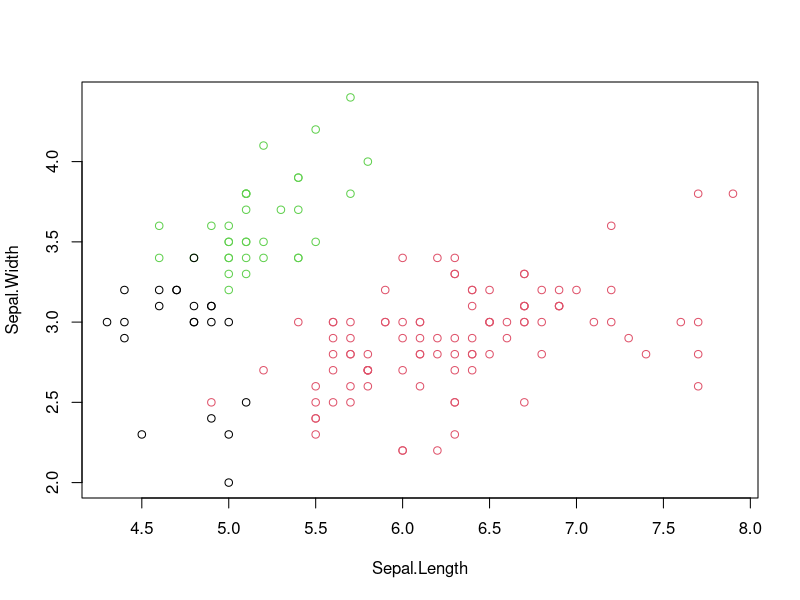
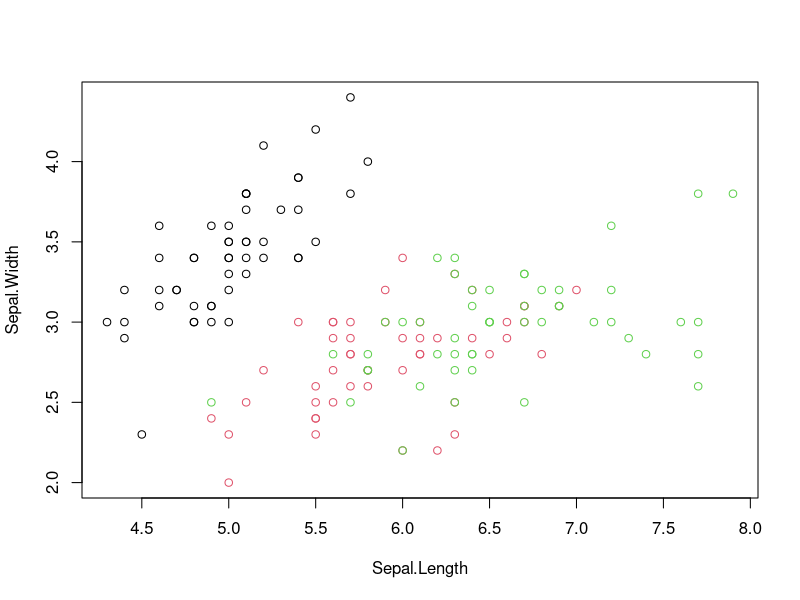
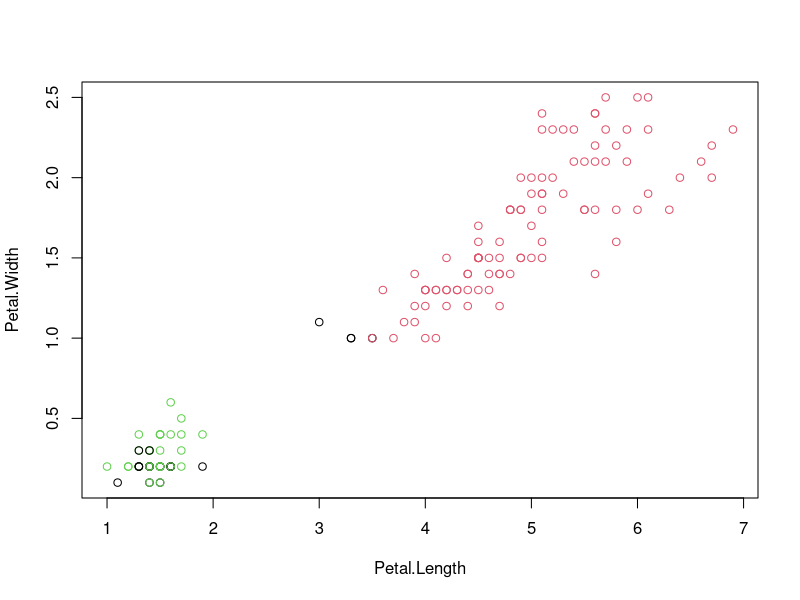
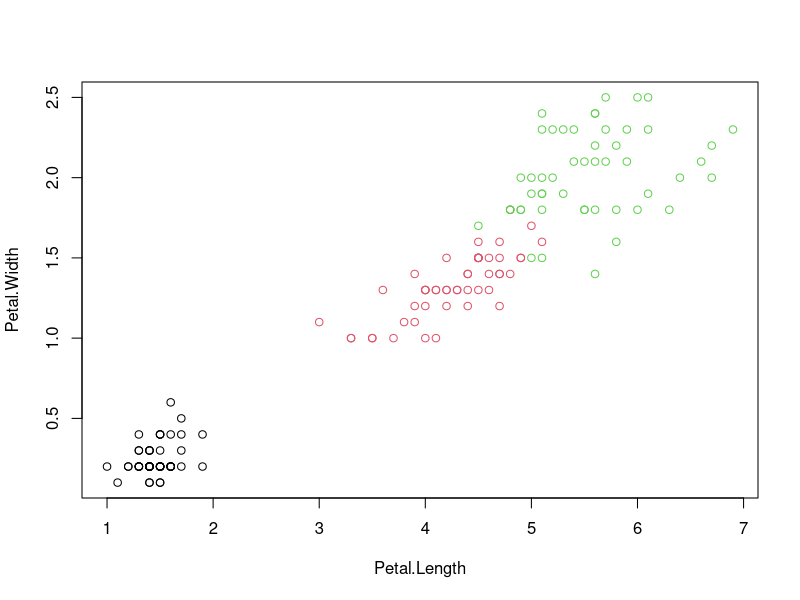

Write R code to recreate these figures, in order.
View(iris)
Iris.features = iris
Iris.features$Species <- NULL
View(Iris.features)
results <- kmeans(Iris.features, 3)
table(iris$Species, results$cluster)
#Predicted with Sepal
plot(iris[c("Sepal.Length", "Sepal.Width")], col = results$cluster)
#Actual with Sepal
plot(iris[c("Sepal.Length", "Sepal.Width")], col = iris$Species)

#Predicted with Petal'
plot(iris[c("Petal.Length", "Petal.Width")], col = results$cluster)
#Actual with Petal
plot(iris[c("Petal.Length", "Petal.Width")], col = iris$Species)



